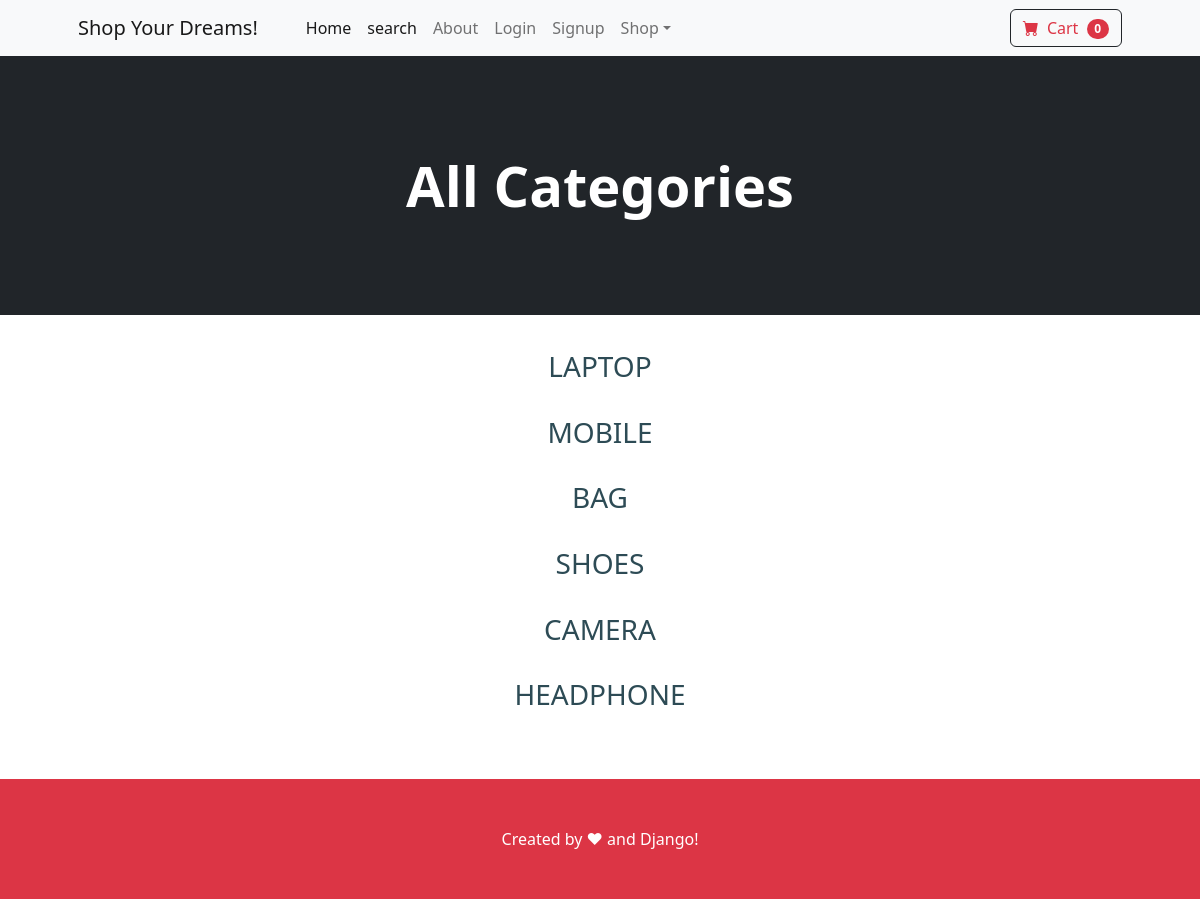
The page /category/ on the database its author committed.
### shop/models.py (models this page shows, shortened)
class Category(models.Model):
    name=models.CharField(max_length=20)

### shop/views.py (the view)
# urls.py: path("category/",views.category_summary,name="category_summary"),
def category_summary(req):
    all_cats=Category.objects.all()
    return render(req,"category_summary.html",{'all_cats':all_cats})

### cart/cart.py (called while the page is built)
    def __len__(self):
        return len(self.cart)

### cart/context_processors.py (called while the page is built)
def cart(req):
    return {'cart': Cart(req)}

### shop/templates/category_summary.html (shortened to what this page needs)
{%extends 'base.html'%}
{%block content%}
<header class="bg-dark py-5">
    <div class="container px-4 px-lg-5 my-5">
        <div class="text-center text-white">
            <h1 class="display-4 fw-bolder">All Categories</h1>
        </div>
    </div>
</header>
<div style="display:flex ;flex-direction: column;align-items: center; padding:35px">
    {%for cat in all_cats%}
        <a style="color: rgba(22,55,66,0.9);text-decoration: none" href="{% url 'category' cat.name %}"><h3>{{cat.name|upper}}</h3></a><br>
        {%endfor%}
</div>
{%endblock%}

### rows shown on the page
Category: name "LAPTOP"
Category: name "MOBILE"
Category: name "BAG"
Category: name "SHOES"
Category: name "CAMERA"
Category: name "HEADPHONE"

### other values the page prints
{{ cart|length }} "0"
